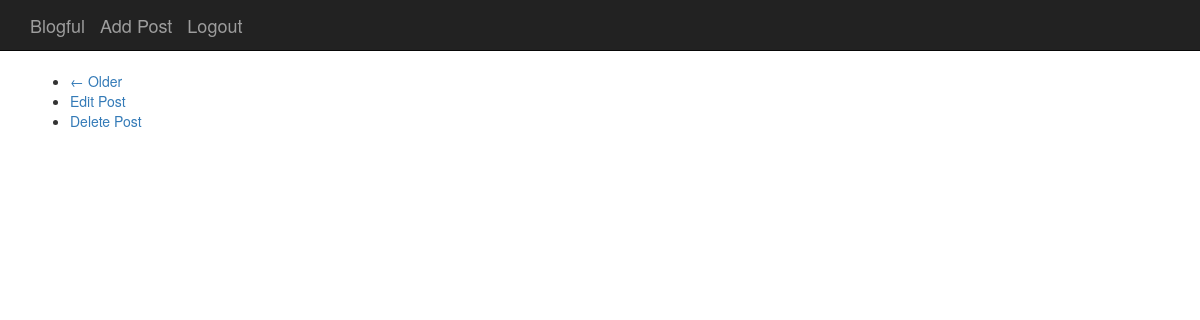
The page /post/26 on the database as committed earlier.
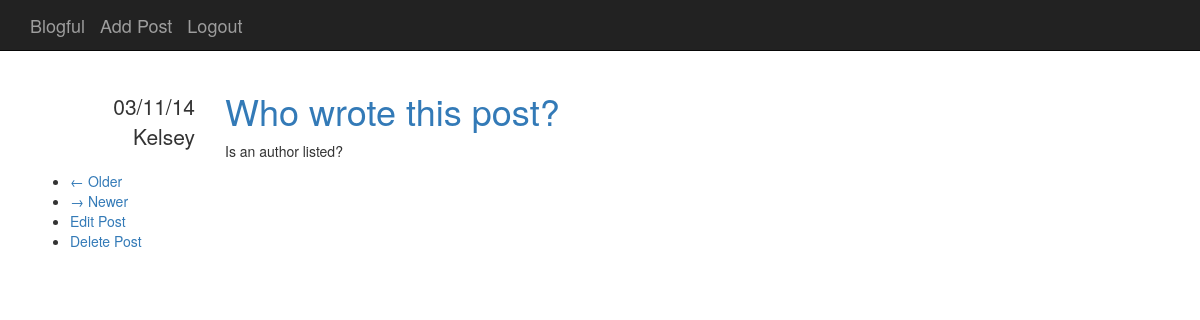
The same page on the database as committed later.
### blog/models.py (models this page shows)
class Post(Base):
    __tablename__ = "posts"
    id = Column(Integer, Sequence("post_id_sequence"), primary_key=True)
    title = Column(String(1024))
    content = Column(Text)
    datetime = Column(DateTime, default=datetime.datetime.now)
    author_id = Column(Integer, ForeignKey('users.id'))

class User(Base, UserMixin):
    __tablename__ = "users"
    id = Column(Integer, Sequence("user_id_sequence"), primary_key=True)
    name = Column(String(128))
    email = Column(String(128), unique=True)
    password = Column(String(128))
    posts = relationship("Post", backref="author")

### blog/views.py (the view)
@app.route("/")
@app.route("/post/<int:post>")
def posts(post=1, paginate_by=1):
    page_index = post #- 1
    count = session.query(Post).count()
    start = page_index * paginate_by
    end = start + paginate_by
    total_pages = (count - 1) / paginate_by + 1
    has_next = page_index > 0
    has_prev = page_index < total_pages - 1
    posts = session.query(Post)
    posts = posts.order_by(Post.datetime)
    posts = posts[start:end]
    return render_template("posts.html",
        posts=posts,
        has_next=has_next,
        has_prev=has_prev,
        post=post,
        total_pages=total_pages
    )

### blog/filters.py (called while the page is built)
@app.template_filter()
def dateformat(date, format):
    if not date:
        return None
    return date.strftime(format)

### blog/templates/posts.html
{% import "macros.html" as macros %}
{% extends "base.html" %}
{% block content %}
{% for post in posts %}
{{ macros.render_post(post) }}
{% endfor %}
<ul class="poster">
    {% if has_next %}
    <li class="previous" >
    <a href="{{ url_for('posts', post=post - 1) }}">&larr; Older</a>
    </li>
    {% endif %}
    {% if has_prev %}
    <li class="next">
    <a href="{{ url_for('posts', post=post + 1) }}">&rarr; Newer</a>
    </li>
    {% endif %}
    <li class="edit">
    <a href="edit/{{post}}">Edit Post</a>
	</li>
	<li class="delete">
    <a href="delete/{{post}}">Delete Post</a>
	</li>
</ul>
{% endblock %}

### blog/templates/macros.html
{% macro render_post(post) %}
<div class="row">
    <div class="col-md-2 text-right metadata">
        <ul class="list-unstyled">
            <li>
                {{ post.datetime | dateformat("%d/%m/%y") }}
            </li>
            <li>
                {{ post.author.name }}
            </li>
        </ul>
    </div>
    <div class="col-md-10">
        <h1>
            <a href="/post/{{post.id -1}}">{{ post.title }}</a>
        </h1>
        {{ post.content | safe }}
    </div>
</div>
{% endmacro %}

### blog/templates/base.html (shortened to what this page needs)
<!DOCTYPE html>
<html lang="en">
    <head>
        <link rel="stylesheet" href="//netdna.bootstrapcdn.com/bootstrap/3.1.1/css/bootstrap.min.css">
        <link rel="stylesheet" href="{{ url_for('static', filename='css/main.css') }}">
    </head>
    <body>
        <div class="navbar navbar-inverse navbar-static-top" role="navigation">
            <div class="container">
                <div class="navbar-header">
                    <a class="navbar-brand" href="{{ url_for('posts') }}">Blogful</a>
                    <a class="navbar-brand" href="post/add">Add Post</a>
                    <a class="navbar-brand" href="logout">Logout</a>
                </div>
                <div class="collapse navbar-collapse">
                </div>
            </div>
        </div>
        <div class="container">
            {% block content %}{% endblock %}
        </div>
    </body>
</html>

### blog/static/css/main.css (style rules this page uses)
div.metadata { margin-top: 20px; font-size: 1.5em; }

Rows that differ between the two databases and show on the page:
added Post: datetime "03/11/14", author.name "Kelsey", title "Who wrote this post?", content "Is an author listed?"
Other text that changed with them:
text now shown: "→ Newer"
